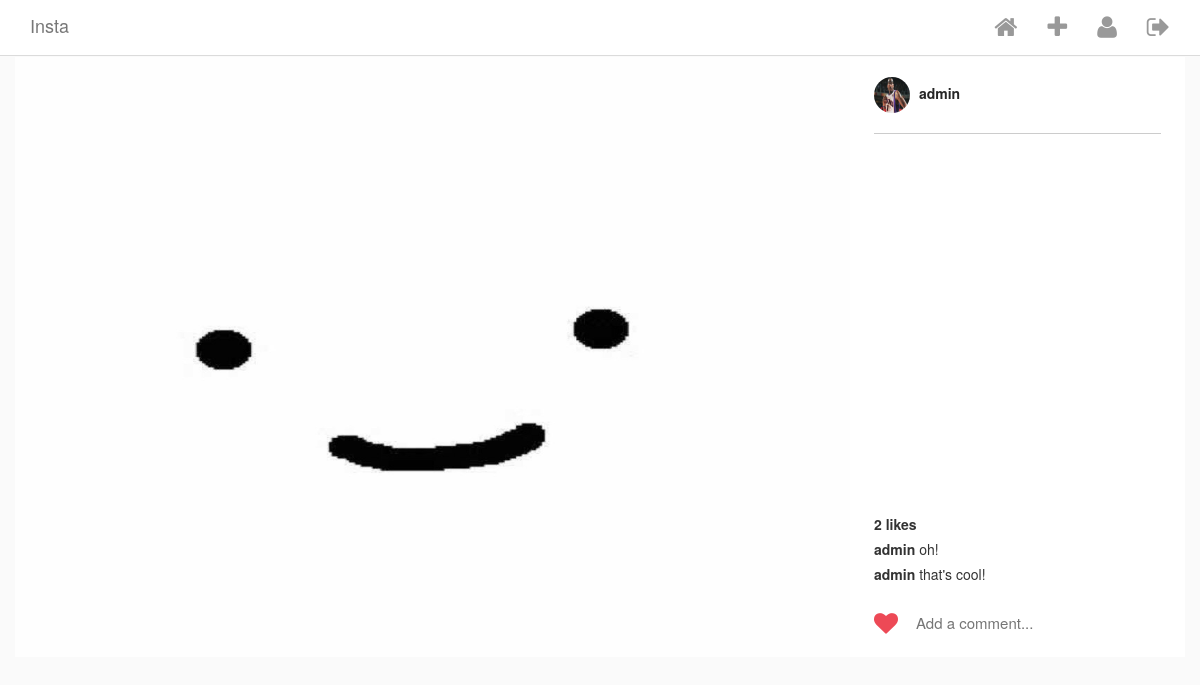
The page /post/1/ (signed in) on the database its author committed.
### Insta/models.py (models this page shows, shortened)
class Post (models.Model):
    author = models.ForeignKey(
        InstaUser,
        on_delete=models.CASCADE,
        related_name="my_posts"
    )
    title = models.TextField(blank=True, null=True)
    image = ProcessedImageField(
        upload_to='static/images/posts',
        format='JPEG',
        options={'quality':100},
        blank=True,
        null=True,
        )
    def get_like_count(self):
        return self.likes.count()

class InstaUser (AbstractUser):
    profile_pic = ProcessedImageField(
        upload_to='static/images/profiles',
        format='JPEG',
        options={'quality':100},
        blank=True,
        null=True
    )

class Comment(models.Model):
    post = models.ForeignKey(Post, on_delete=models.CASCADE, related_name='comments')
    user = models.ForeignKey(InstaUser, on_delete=models.CASCADE,related_name='comments')
    comment = models.CharField(max_length=100)
    posted_on = models.DateTimeField(auto_now_add=True, editable=False)

### Insta/views.py (the view)
# urls.py: path('post/<int:pk>/', PostDetailView.as_view(), name='post_detail'),
class PostDetailView(LoginRequiredMixin,DetailView):
    model = Post
    template_name = "post_detail.html"
    def get_context_data(self, **kwargs):
        data = super().get_context_data(**kwargs)
        liked = Like.objects.filter(post=self.kwargs.get('pk'), user=self.request.user).first()
        if liked:
            data['liked'] = 1
        else:
            data['liked'] = 0
        return data

### Insta/templatetags/custom_tags.py (called while the page is built)
@register.simple_tag
def has_user_liked_post(post, user):
    try:
        like = Like.objects.get(post=post, user=user)
        return "fa-heart"
    except:
        return "fa-heart-o"

### templates/post_detail.html (shortened to what this page needs)
{% extends "base.html" %}
{% load custom_tags %}
{% block content %}
<div class="row single-post">
    <div class="single-post-card view-update {{ object.pk }}">
        <div class="header">
            <a href="{% url 'index' %}">
                {% if object.author.profile_pic %}
                    <img class="picture-circle--medium" src="/{{object.author.profile_pic}}">
                {% endif %}
                {{ object.author.username }}
            </a>
        </div>
        <div class="image__wrapper">
            <img class="card__main-image" src="/{{object.image}}" width=100%, height=100%>
        </div>
        <div class="comments-portion">
           <div class="likes-timestamp-row">
                <div class="likes">
                    {% if object.get_like_count %}
                        {{ object.get_like_count }} like{% if object.get_like_count > 1 %}s{% endif %}
                    {% endif %}
                </div>
            </div>
            <ul class="comment-list">
                {% for comment in object.comments.all %}
                <li class="comment-list__comment">
                    <a href="{% url 'index'  %}" class="user">
                        {{ comment.user.username }}
                    </a>
                    <span class="comment">{{ comment.comment }}</span>
                </li>
                {% endfor %}
            </ul>
            <section class="input-row">
                <i class="fa {% has_user_liked_post object user %} submit-like" aria-hidden="true"></i>
                <div class="comment-input-wrapper">
                    <input class="add-comment" type="text" placeholder="Add a comment...">
                </div>
            </section>
        </div>
    </div>
</div>
{% endblock content %}

### static/css/style.css (style rules this page uses)
html { height: 100%; }
body { min-height: 100%; background-color: #fafafa; }
.picture-circle, .picture-circle--medium, .picture-circle--small { border-radius: 100%; width: 150px; height: 150px; }
.picture-circle--medium { width: 36px; height: 36px; }
.card__main-image { max-width: 100%; max-height: 600px; height: auto; margin: 0 auto; display: block; }
.comment-list { list-style: none; margin: 0; padding: 0; }
.comment-list__comment { margin-top: 5px; margin-bottom: 5px; }
.comment-list__comment .user { color: #333; font-weight: bold; }
.likes-timestamp-row { margin-top: 15px; }
.likes-timestamp-row > div { display: inline-block; }
.likes-timestamp-row .likes { font-weight: bold; }
.single-post-card { display: flex; align-items: stretch; box-sizing: border-box; flex-direction: column; flex-shrink: 0; padding-right: 335px; width: 100%; position: relative; background-color: #fff; }
.single-post-card .header, .single-post-card .comments-portion { display: flex; flex-shrink: 0; }
.single-post-card .header { border-bottom: 1px solid #ccc; padding: 20px 0; flex-direction: row; position: absolute; top: 0; right: 24px; width: 287px; display: flex; align-items: center; }
.single-post-card .header img { margin-right: 5px; }
.single-post-card .header a { color: #262626; font-weight: bold; }
.single-post-card .comments-portion { position: absolute; bottom: 0; right: 0; width: 335px; padding: 0 24px; flex-direction: column; }
.input-row { position: relative; display: flex; align-items: center; height: 68px; padding-left: 40px; }
.input-row .submit-like { cursor: pointer; position: absolute; top: 32%; left: 0; color: #C2C2C2; font-size: 24px; }
.input-row .submit-like.fa-heart { color: #ED4956; }
.input-row .comment-input-wrapper { display: inline-block; color: #262626; font-size: 15px; width: 100%; }
.input-row .comment-input-wrapper input { width: 100%; border: none; outline: none; }

### rows shown on the page
Post: author.profile_pic (picture), author.username "admin", image (picture), get_like_count "2"
Comment: user.username "admin", comment "oh!"
Comment: user.username "admin", comment "that's cool!"
